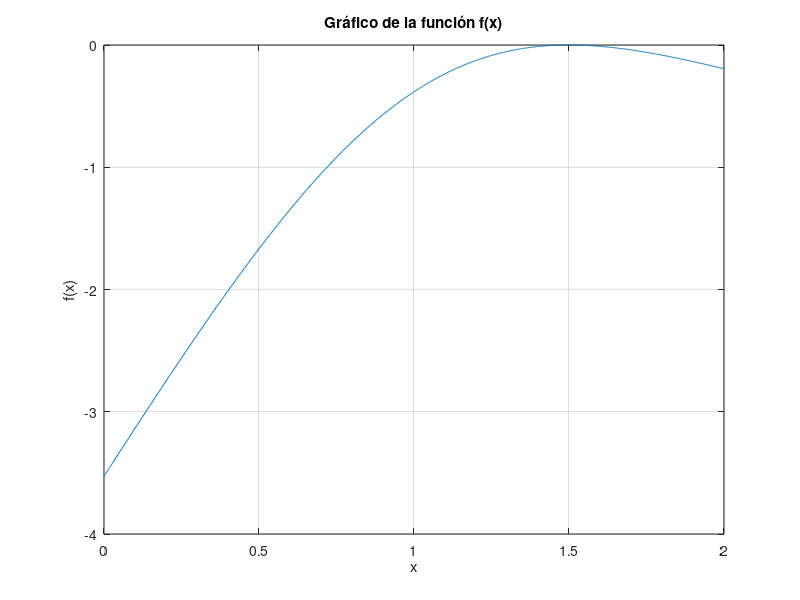

Write MATLAB code to recreate this figure. (Note: this script raises an error after producing the figure.)
clear all; clc;

%----------------------------- EJERCICIO1 ---------------------------------
%--------------------------------------------------------------------------

%Q1
f = @(x) (exp(2*x - x.^2 - 3/4) - ((2/3)*x.^2) + 3*x - 4);
dfdt = @(x) (2-2*x)* exp(2*x - x.^2 - 3/4) - ((4/3)*x) + 3;
dfdt2 = @(x) -2 *exp(- (3/4) + 2 * x - x.^2 ) + ((2-2*x)^2)* exp(2*x - x.^2 - 3/4) -(4/3);

% No es una raiz simple porque df es egual a 0 a un momento en el interval
% entonces no es monotona.

a = 0;
b = 2;

x_vals = linspace(a, b, 1000);
y_vals = f(x_vals);

figure;
plot(x_vals, y_vals);
xlabel('x');
ylabel('f(x)');
title('Gráfico de la función f(x)');
grid on;

%Q2
x0 = 1;

[intervalo, iteraciones,c] = bisection_method(f, 0, 2, 5);
[iteraciones_newton, solucion_newton] = newton_raphson(f, dfdt,dfdt2, x0, 10^-4, 5);
disp(["iteraciones_newton : ", iteraciones_newton]);
disp(["solucion_newton : ", solucion_newton]);


%----------------------------- EJERCICIO2 ---------------------------------
%--------------------------------------------------------------------------

% Definición de la ecuación diferencial
f = @(t, y) (sin(y.^2 + t*y-t.^2))/(y.^2 - t.^2);

% Condiciones iniciales
y0 = sqrt(pi);

% Intervalo de tiempo
t_span = [0, 5];

% Número de pasos de tiempo
n_values = [10, 60];

for i = 1:length(n_values)
    n = n_values(i);
    disp(['n= ', num2str(n)]);
    %PREGUNTA1 ------------------------------------------------------------

    % Método de Euler
    t_euler = linspace(t_span(1), t_span(2), n + 1);
    y_euler = euler_method(f, t_euler, y0);

    % Método de Euler Modificado (Heun)
    t_heun = linspace(t_span(1), t_span(2), n + 1);
    y_heun = heun_method(f, t_heun, y0);

    % Método de Runge-Kutta de orden 4
    t_rk4 = linspace(t_span(1), t_span(2), n + 1);
    y_rk4 = runge_kutta_4th_order(f, t_rk4, y0);

    % Graficar soluciones
    figure;
    
    subplot(2, 1, 1);
    plot(t_euler, y_euler, '-o', 'DisplayName', 'Euler');
    hold on;
    plot(t_heun, y_heun, '-o', 'DisplayName', 'Heun');
    plot(t_rk4, y_rk4, '-o', 'DisplayName', 'RK4');
    title(['Soluciones numéricas para n = ' num2str(n)]);
    xlabel('t');
    ylabel('y');
    grid on;
    legend;
    hold off;

    %PREGUNTA2 ------------------------------------------------------------

    % Calcular y graficar errores
    t_exact_rk4 = linspace(t_span(1), t_span(2), n + 1);
    y_exact_rk4 = runge_kutta_4th_order(f, t_exact_rk4, y0);

    % Calcular errores
    error_euler = abs(interp1(t_rk4, y_rk4, t_euler, 'linear', 'extrap') - y_euler);    
    error_heun = abs(interp1(t_rk4, y_rk4, t_heun, 'linear', 'extrap') - y_heun);

    % Graficar errores
    subplot(2, 1, 2);
    plot(t_euler, error_euler, '-o', 'DisplayName', 'Euler');
    hold on;
    plot(t_heun, error_heun, '-o', 'DisplayName', 'Heun');
    title(['Errores para n = ' num2str(n)]);
    xlabel('t');
    ylabel('Error');
    grid on;
    legend;

    %PREGUNTA4 ------------------------------------------------------------

    h = (5) / (n - 1);
    Euler = h / 3 * (y_euler(1) + 4 * sum(y_euler(2:2:end-1)) + 2 * sum(y_euler(3:2:end-2)) + y_euler(end));
    Heun = h / 3 * (y_heun(1) + 4 * sum(y_heun(2:2:end-1)) + 2 * sum(y_heun(3:2:end-2)) + y_heun(end));

    disp(['Integral utilizando Simpson compuesto con Euler = ', num2str(Euler)]);
    disp(['Integral utilizando Simpson compuesto con Heun = ', num2str(Heun)]);
end

%--------------------------------------------------------------------------
%------------------------------ FUNCIONES ---------------------------------
%--------------------------------------------------------------------------

function y = euler_method(f, t, y0)
    h = t(2) - t(1);
    y = zeros(size(t));
    y(1) = y0;

    for i = 1:length(t) - 1
        y(i + 1) = y(i) + h * f(t(i), y(i));
    end
end

%--------------------------------------------------------------------------

function y = heun_method(f, t, y0)
    h = t(2) - t(1);
    y = zeros(size(t));
    y(1) = y0;

    for i = 1:length(t) - 1
        k1 = f(t(i), y(i));
        k2 = f(t(i) + h, y(i) + h * k1);
        y(i + 1) = y(i) + (h / 2) * (k1 + k2);
    end
end

%--------------------------------------------------------------------------

function y = runge_kutta_4th_order(f, t, y0)
    h = t(2) - t(1);
    y = zeros(size(t));
    y(1) = y0;

    for i = 1:length(t) - 1
        k1 = f(t(i), y(i));
        k2 = f(t(i) + h/2, y(i) + h/2 * k1);
        k3 = f(t(i) + h/2, y(i) + h/2 * k2);
        k4 = f(t(i) + h, y(i) + h * k3);
        y(i + 1) = y(i) + (h / 6) * (k1 + 2*k2 + 2*k3 + k4);
    end
end

%--------------------------------------------------------------------------

% Función de Newton-Raphson
function [iteraciones, solucion] = newton_raphson(f, df,dfdt2, x0, error, iteracion)
    x = x0;
    for iteraciones = 1:iteracion % Límite máximo de iteraciones para evitar bucles infinitos
        x1 = x - (f(x)*df(x)) / (df(x)^2 - f(x)*dfdt2(x));
        if abs(x1-x) < error
            solucion = x1;
            return;
        end
        x=x1;
    end
    
    % Si no converge, devuelve NaN
    iteraciones = NaN;
    solucion = NaN;
end

%--------------------------------------------------------------------------

% Función de Bisección
function [intervalo, iteraciones,c] = bisection_method(f, a, b, N)
    intervalo = [a, b];
    iteraciones = 0;
    
    if f(a) * f(b) >= 0
        fprintf('Bolzano is not fulfilled in the given interval.\n');
        c = [];
        return;
    end
    
    for i = 1:N
        c = (a + b) / 2;
        if f(c) * f(a) < 0
            b = c;
        else
            a = c;
        end
        iteraciones = i;
    end
    disp(["c = ", c]);
    intervalo = [a,b];
end
